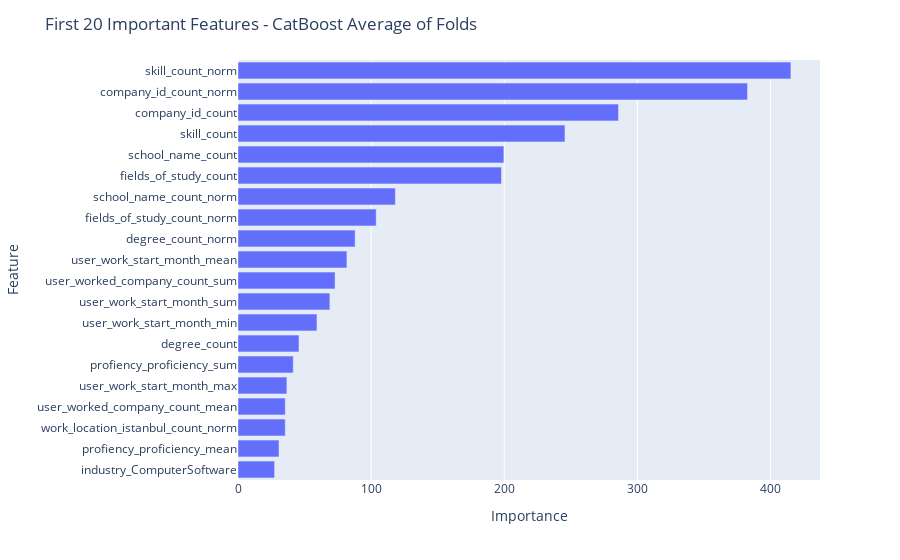

The code cell stored with this chart in its notebook:
### Code cell
test = pd.read_csv("./test_user_lang_work_skill.csv")
test = test.merge(education_we_test_agg, on="user_id", how="left")
test.drop(columns=["user_id"],inplace=True)

models = encode_test(education_we_train_agg)
model_preds = [model.predict(test) for model in models]
model_preds

### Figure 1 — Plotly figure (JSON) as saved in the notebook; plotly's stock layout.template omitted (floating-point values rounded to 4 significant figures)
{"data": [{"alignmentgroup": "True", "hovertemplate": "Importance=%{x}<br>Feature=%{y}<extra></extra>", "legendgroup": "", "marker": {"color": "#636efa", "pattern": {"shape": ""}}, "name": "", "offsetgroup": "", "orientation": "h", "showlegend": false, "textposition": "auto", "type": "bar", "x": [27.5, 30.8, 35.5, 35.5, 36.7, 41.5, 45.8, 59.3, 69, 72.9, 81.8, 88, 103.8, 118.2, 197.9, 199.7, 245.6, 285.8, 382.7, 415.3], "xaxis": "x", "y": ["industry_ComputerSoftware", "profiency_proficiency_mean", "work_location_istanbul_count_norm", "user_worked_company_count_mean", "user_work_start_month_max", "profiency_proficiency_sum", "degree_count", "user_work_start_month_min", "user_work_start_month_sum", "user_worked_company_count_sum", "user_work_start_month_mean", "degree_count_norm", "fields_of_study_count_norm", "school_name_count_norm", "fields_of_study_count", "school_name_count", "skill_count", "company_id_count", "company_id_count_norm", "skill_count_norm"], "yaxis": "y"}], "layout": {"barmode": "relative", "legend": {"tracegroupgap": 0}, "margin": {"t": 60}, "title": {"text": "First 20 Important Features - CatBoost Average of Folds"}, "xaxis": {"anchor": "y", "domain": [0, 1], "title": {"text": "Importance"}}, "yaxis": {"anchor": "x", "domain": [0, 1], "title": {"text": "Feature"}}}}
